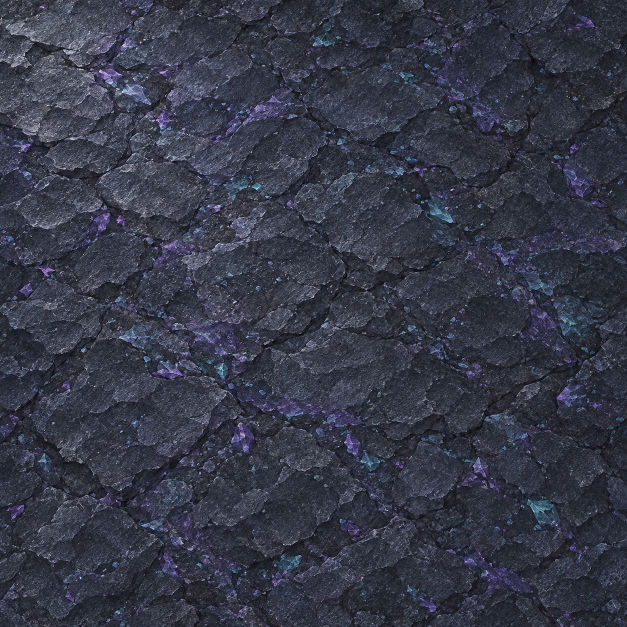
#> input picture art/terrain-crystal-v1/masters/crystal-floor-v1.png, 1254 x 1254 px (shown at 1/2 size); its folder holds only this picture in this run
$ python export.py
#> lines starting #> are read from the running program, lines starting #| are printed output that depends on the picture
#!/usr/bin/env python3
"""Export selected Scintillating Caves masters to 128px connected board terrain."""
from pathlib import Path
from PIL import Image, ImageEnhance, ImageFilter, ImageOps, ImageDraw, ImageStat
import hashlib, json, shutil
ROOT=Path(__file__).resolve().parents[2]
HERE=Path(__file__).resolve().parent
NATIVE=ROOT.parents[1]/'modules/tome/data/gfx/shockbolt/terrain'
SIZE=128

def load(name):
#> called with name = 'floor'
    return Image.open(HERE/'masters'/f'crystal-{name}-v1.png').convert('RGBA')

def opaque(im):
    stone=ImageOps.fit(im,(SIZE,SIZE),method=Image.Resampling.LANCZOS)
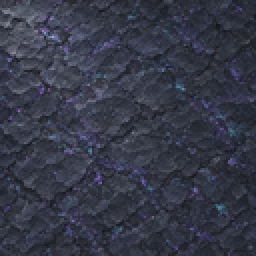
#> stone: PIL image 128x128 RGBA (shown 2 times larger); mean R, G, B, A 54.1, 57.1, 71.8, 255
    # The native map tint and FOV darken both families substantially. Give the
    # passable stone a high, near-neutral value before that shared lighting.
    stone=ImageEnhance.Color(stone).enhance(.52)
    stone=ImageEnhance.Contrast(stone.filter(ImageFilter.GaussianBlur(.55))).enhance(.84)
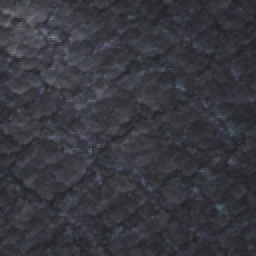
#> stone: PIL image 128x128 RGBA (shown 2 times larger); mean R, G, B, A 55, 56.6, 62.9, 255
    return ImageEnhance.Brightness(stone).enhance(1.84)
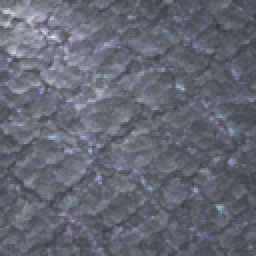
#> returned value: PIL image 128x128 RGBA (shown 2 times larger); mean R, G, B, A 100.7, 103.7, 115.3, 255

# [79 lines left out: functions construction, wall_material, wall_tile, ladder_tile, not called in this run]

def main():
    floor=opaque(load('floor'));wall=wall_material(load('wall'));ladder=load('ladder')
    runtime=ROOT/'data/gfx/refined/crystal';out=HERE/'exports/runtime';review=HERE/'review'
    files={};lums={}
    for parity in (0,1):
        outputs={f'floor{parity}.png':floor}
        for mask in range(16):outputs[f'wall-{mask}-{parity}.png']=wall_tile(wall,mask,parity)
        for kind in ('ladder-up','ladder-down','ladder-world'):
            outputs[f'{kind}{parity}.png']=ladder_tile(ladder,kind,floor)
        for name,tile in outputs.items():
            if parity:tile=ImageEnhance.Brightness(tile).enhance(.875)
            tile=tile.convert('RGB')
            path=out/name;path.parent.mkdir(parents=True,exist_ok=True);tile.save(path,optimize=True)
            runtime.mkdir(parents=True,exist_ok=True);shutil.copy2(path,runtime/name)
            files[name]=hashlib.sha256(path.read_bytes()).hexdigest()
            lums[name]=ImageStat.Stat(tile.convert('L')).mean[0]
            for size in (48,64,96):
                target=review/str(size)/name;target.parent.mkdir(parents=True,exist_ok=True)
                tile.resize((size,size),Image.Resampling.LANCZOS).save(target)
    native_cutouts={f'crystal_alpha{i}.png':hashlib.sha256((NATIVE/f'crystal_alpha{i}.png').read_bytes()).hexdigest()
                    for i in range(1,7)}
    (HERE/'export-manifest.json').write_text(json.dumps({'count':len(files),'files':files,'luminance':lums,
                                                         'native_cutouts':native_cutouts},indent=2)+'\n')
    for size in (48,64,96):
        columns=['floor0.png','wall-0-0.png','wall-15-0.png','ladder-up0.png','ladder-down0.png','ladder-world0.png']
        sheet=Image.new('RGB',(len(columns)*size,2*size),(25,29,45))
        for row in (0,1):
            for col,name in enumerate(columns):
                sheet.paste(Image.open(review/str(size)/name.replace('0.png',f'{row}.png')),(col*size,row*size))
        sheet.save(review/f'contact-{size}.png')
    field=Image.new('RGB',(10*64,8*64))
    for y in range(8):
        for x in range(10):
            if 2<=x<=7 and 2<=y<=5:
                mask=sum(bit for dx,dy,bit in ((0,-1,1),(1,0,2),(0,1,4),(-1,0,8))
                         if 2<=x+dx<=7 and 2<=y+dy<=5)
                name=f'wall-{mask}-{(x+y)%2}.png'
            else:name=f'floor{(x+y)%2}.png'
            field.paste(Image.open(out/name).resize((64,64),Image.Resampling.LANCZOS),(x*64,y*64))
    field.save(review/'wall-field-64.png')
    print(len(files),'tiles; min parity',min((lums[n]-lums[n[:-5]+'1.png'])/lums[n] for n in lums if n.endswith('0.png')))
#> (the run stopped early here; a loop or call above may not have finished)
